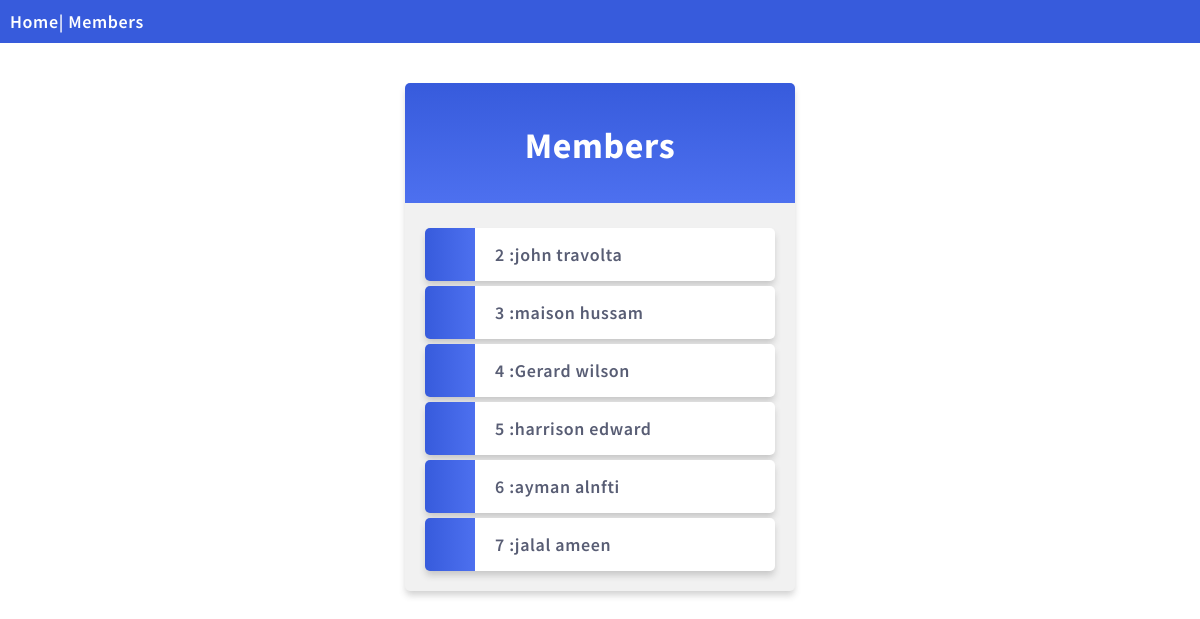
The page /members/ on the database its author committed.
### members/models.py (models this page shows)
class Member(models.Model):
    fname=models.CharField(max_length=255)
    lname=models.CharField(max_length=255)
    phone_num=models.CharField(max_length=20,null=True)
    join_date=models.DateField(null=True)

### members/views.py (the view)
# urls.py: path('',include('members.urls')),
def members(request):
    mymembers=Member.objects.all().values()
    template=loader.get_template("all_members.html")
    context={
        'mymembers':mymembers
    }
    return HttpResponse(template.render(context,request))

### members/templates/all_members.html (shortened to what this page needs)
{%  extends "master.html" %}
{% block content%}
<div class="mycard">
    <h1>Members</h1>
    <ul>
        {% for x in mymembers %}
        <li onclick="window.location='details/{{x.id}}'"> {{x.id}} :{{x.fname}}  {{x.lname}}</li>
        {% endfor %}
    </ul>
</div>
{% endblock %}

### members/templates/master.html (shortened to what this page needs)
{% load static %}
<!DOCTYPE html>
<html lang="en">
<head>
    <link rel="stylesheet" href="{% static 'mystyles.css' %}"/>
</head>
<body>
<div class="topnav">
<a href="/">Home</a>|
    <a href="/members">Members</a>
</div>
{% block content %}
{% endblock %}
</body>
</html>

### mystaticfiles/mystyles.css (style rules this page uses)
body { margin:0; font: 600 18px 'Source Sans Pro', sans-serif; letter-spacing: 0.64px; color: #585d74; }
.topnav { background-color:#375BDC; color:#ffffff; padding:10px; }
.topnav a:link, .topnav a:visited { text-decoration: none; color: #ffffff; }
.mycard { background-color: #f1f1f1; background-image: linear-gradient(to bottom, #375BDC, #4D70EF); background-size: 100% 120px; background-repeat: no-repeat; margin: 40px auto; width: 350px; border-radius: 5px; box-shadow: 0 5px 7px -1px rgba(51, 51, 51, 0.23); padding: 20px; }
.mycard h1 { text-align: center; color:#ffffff; margin:20px 0 60px 0; }
ul { list-style-type: none; padding: 0; margin: 0; }
li { background-color: #ffffff; background-image: linear-gradient(to right, #375BDC, #4D70EF); background-size: 50px 60px; background-repeat: no-repeat; cursor: pointer; transition: transform .25s; border-radius: 5px; box-shadow: 0 5px 7px -1px rgba(51, 51, 51, 0.23); padding: 15px; padding-left: 70px; margin-top: 5px; }
a:link, a:visited { color: #375BDC; }

### rows shown on the page
Member: id "2", fname "john", lname "travolta"
Member: id "3", fname "maison", lname "hussam"
Member: id "4", fname "Gerard", lname "wilson"
Member: id "5", fname "harrison", lname "edward"
Member: id "6", fname "ayman", lname "alnfti"
Member: id "7", fname "jalal", lname "ameen"
